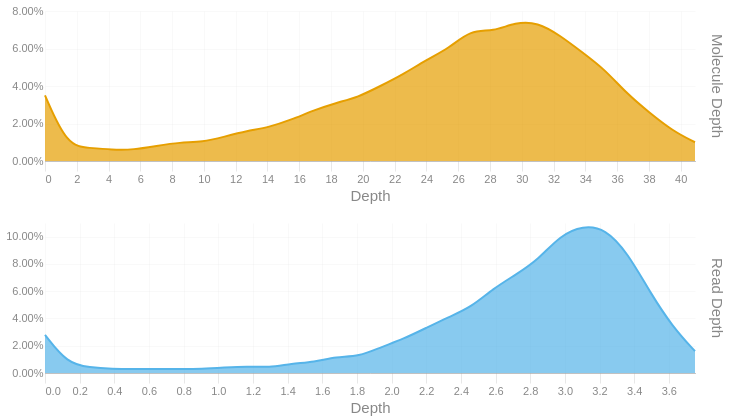

Write notebook code for a chart like this one.
### Code cell
readdep = depth_hist(tb['Read Depth'], q99, 3)
readdep = readdep.with_columns(pl.lit('Read Depth').alias('Metric'))
if not SKIPLR:
    moldep = depth_hist(tb['Molecule Depth'], mol_q99, 1)
    moldep = moldep.with_columns(pl.lit('Molecule Depth').alias('Metric'))
    _hist = pl.concat([readdep, moldep])
    _hist = _hist.filter(pl.col('Proportion') != 0)
    with SafeRender(_hist):
        (
            alt.Chart(_hist)        
            .mark_area(interpolate = "basis")
            .encode(
                x=alt.X('Bin:Q').scale(domainMin=0).axis(alt.Axis(title='Depth')),
                y = alt.Y('Proportion:Q', title = None).axis(format = '.2%'),
                color = alt.Color('Metric:N').legend(None),
                row = alt.Row("Metric:N").header(title = None, labelOrient = 'right'),
                tooltip = [
                    alt.Tooltip("Metric:N", title = "Metric"),
                    alt.Tooltip('Interval:N', title = "Depth Interval"),
                    alt.Tooltip('Proportion:Q', title = "% Alignments").format('.2%')
                ]
            )
            .resolve_scale(x='independent', y='independent')
            .properties(
                height = 150, width = 650,
                usermeta={'embedOptions': {'downloadFileName': f'{samplename}.depth.hist'}}
            )
        ).display()
else:
    readdep = readdep.filter(pl.col('Proportion') != 0)
    with SafeRender(readdep):
        (
            alt.Chart(readdep)        
            .mark_area(interpolate = "basis")
            .encode(
                x=alt.X('Bin:Q').scale(domainMin=0).axis(alt.Axis(title='Depth')),
                y = alt.Y('Proportion:Q', title = None).axis(format = '.2%'),
                tooltip = [
                    alt.Tooltip('Interval:N', title = "Depth Interval"),
                    alt.Tooltip('Proportion:Q', title = "% Alignments").format('.2%')
                ]
            )
            .properties(
                usermeta={'embedOptions': {'downloadFileName': f'{samplename}.depth.hist'}}
            )
        ).display()

### Figure 1 — Vega-Lite specification as saved in the notebook (floating-point values rounded to 4 significant figures)
{"width": 650, "height": 150, "config": {"title": {"anchor": "start", "dy": -15, "fontSize": 18, "color": "#888888", "subtitleColor": "#888888", "subtitleFontSize": 14}, "arc": {"fill": "#0072B2"}, "axis": {"domainColor": "#888888", "domainWidth": 0.5, "gridWidth": 0.2, "grid": false, "titleFontWeight": 400, "titleFontSize": 15, "labelFontSize": 11, "labelColor": "#888888", "tickColor": "#888888", "tickWidth": 0.2, "titleColor": "#888888"}, "axisBand": {"grid": false}, "axisX": {"grid": true, "tickSize": 10, "domainCap": "round"}, "axisY": {"domain": false, "grid": true, "tickSize": 0, "domainCap": "round"}, "background": "transparent", "header": {"labelFontSize": 15, "labelColor": "#888888", "titleFontSize": 15, "titleFontWeight": 600, "titleColor": "#888888"}, "legend": {"labelFont": "sans-serif", "labelFontSize": 12, "labelColor": "#888888", "symbolSize": 100, "symbolType": "circle", "titleFontSize": 12, "titlePadding": 10, "titleColor": "#888888", "title": null}, "range": {"category": ["#E69F00", "#56B4E9", "#009E73", "#F0E442", "#0072B2", "#D55E00", "#CC79A7", "#000000"], "diverging": ["#cfe8f3", "#a2d4ec", "#73bfe2", "#46abdb", "#1696d2", "#12719e"]}, "area": {"fill": "#0072B2", "fillOpacity": 0.7, "line": true, "strokeOpacity": 0.7}, "line": {"color": "#0072B2", "stroke": "#0072B2", "strokeWidth": 2}, "trail": {"color": "#0072B2", "stroke": "#0072B2", "strokeWidth": 0, "size": 1}, "point": {"filled": true, "fillOpacity": 1.0, "size": 95}, "text": {"color": "#888888", "fontSize": 11, "align": "right", "fontWeight": 400, "size": 11}, "bar": {"fill": "#0072B2", "stroke": null}, "view": {"stroke": null, "continuousWidth": 660, "continuousHeight": 400}}, "data": {"name": "data-e0c5c175236f0b8245929ae1f9b4e087"}, "mark": {"type": "area", "interpolate": "basis"}, "encoding": {"color": {"field": "Metric", "legend": null, "type": "nominal"}, "row": {"field": "Metric", "header": {"title": null, "labelOrient": "right"}, "type": "nominal"}, "tooltip": [{"field": "Metric", "title": "Metric", "type": "nominal"}, {"field": "Interval", "title": "Depth Interval", "type": "nominal"}, {"field": "Proportion", "format": ".2%", "title": "% Alignments", "type": "quantitative"}], "x": {"axis": {"title": "Depth"}, "field": "Bin", "scale": {"domainMin": 0}, "type": "quantitative"}, "y": {"axis": {"format": ".2%"}, "field": "Proportion", "title": null, "type": "quantitative"}}, "resolve": {"scale": {"x": "independent", "y": "independent"}}, "usermeta": {"embedOptions": {"downloadFileName": "S5_Hudson_1187.depth.hist"}}, "$schema": "https://vega.github.io/schema/vega-lite/v6.1.0.json", "datasets": {"data-e0c5c175236f0b8245929ae1f9b4e087": [{"Bin": 0.0, "Interval": "0.0-0.129", "Proportion": 0.028, "Metric": "Read Depth"}, {"Bin": 0.129, "Interval": "0.129-0.259", "Proportion": 0.007, "Metric": "Read Depth"}, {"Bin": 0.259, "Interval": "0.259-0.388", "Proportion": 0.004, "Metric": "Read Depth"}, {"Bin": 0.388, "Interval": "0.388-0.517", "Proportion": 0.003, "Metric": "Read Depth"}, {"Bin": 0.517, "Interval": "0.517-0.647", "Proportion": 0.003, "Metric": "Read Depth"}, {"Bin": 0.647, "Interval": "0.647-0.776", "Proportion": 0.003, "Metric": "Read Depth"}, {"Bin": 0.776, "Interval": "0.776-0.905", "Proportion": 0.003, "Metric": "Read Depth"}, {"Bin": 0.905, "Interval": "0.905-1.035", "Proportion": 0.003, "Metric": "Read Depth"}, {"Bin": 1.035, "Interval": "1.035-1.164", "Proportion": 0.004, "Metric": "Read Depth"}, {"Bin": 1.164, "Interval": "1.164-1.293", "Proportion": 0.005, "Metric": "Read Depth"}, {"Bin": 1.293, "Interval": "1.293-1.423", "Proportion": 0.004, "Metric": "Read Depth"}, {"Bin": 1.423, "Interval": "1.423-1.552", "Proportion": 0.007, "Metric": "Read Depth"}, {"Bin": 1.552, "Interval": "1.552-1.681", "Proportion": 0.008, "Metric": "Read Depth"}, {"Bin": 1.681, "Interval": "1.681-1.811", "Proportion": 0.012, "Metric": "Read Depth"}, {"Bin": 1.811, "Interval": "1.811-1.94", "Proportion": 0.012, "Metric": "Read Depth"}, {"Bin": 1.94, "Interval": "1.94-2.069", "Proportion": 0.019, "Metric": "Read Depth"}, {"Bin": 2.069, "Interval": "2.069-2.199", "Proportion": 0.025, "Metric": "Read Depth"}, {"Bin": 2.199, "Interval": "2.199-2.328", "Proportion": 0.033, "Metric": "Read Depth"}, {"Bin": 2.328, "Interval": "2.328-2.457", "Proportion": 0.041, "Metric": "Read Depth"}, {"Bin": 2.457, "Interval": "2.457-2.587", "Proportion": 0.048, "Metric": "Read Depth"}, {"Bin": 2.587, "Interval": "2.587-2.716", "Proportion": 0.062, "Metric": "Read Depth"}, {"Bin": 2.716, "Interval": "2.716-2.845", "Proportion": 0.072, "Metric": "Read Depth"}, {"Bin": 2.845, "Interval": "2.845-2.975", "Proportion": 0.083, "Metric": "Read Depth"}, {"Bin": 2.975, "Interval": "2.975-3.104", "Proportion": 0.101, "Metric": "Read Depth"}, {"Bin": 3.104, "Interval": "3.104-3.233", "Proportion": 0.108, "Metric": "Read Depth"}, {"Bin": 3.233, "Interval": "3.233-3.363", "Proportion": 0.106, "Metric": "Read Depth"}, {"Bin": 3.363, "Interval": "3.363-3.492", "Proportion": 0.088, "Metric": "Read Depth"}, {"Bin": 3.492, "Interval": "3.492-3.621", "Proportion": 0.059, "Metric": "Read Depth"}, {"Bin": 3.621, "Interval": "3.621-3.751", "Proportion": 0.034, "Metric": "Read Depth"}, {"Bin": 3.751, "Interval": "3.751-3.88", "Proportion": 0.016, "Metric": "Read Depth"}, {"Bin": 0.0, "Interval": "0.0-1.4", "Proportion": 0.035, "Metric": "Molecule Depth"}, {"Bin": 1.4, "Interval": "1.4-2.8", "Proportion": 0.008, "Metric": "Molecule Depth"}, {"Bin": 2.8, "Interval": "2.8-4.2", "Proportion": 0.007, "Metric": "Molecule Depth"}, {"Bin": 4.2, "Interval": "4.2-5.6", "Proportion": 0.006, "Metric": "Molecule Depth"}, {"Bin": 5.6, "Interval": "5.6-7.0", "Proportion": 0.006, "Metric": "Molecule Depth"}, {"Bin": 7.0, "Interval": "7.0-8.5", "Proportion": 0.008, "Metric": "Molecule Depth"}, {"Bin": 8.5, "Interval": "8.5-9.9", "Proportion": 0.01, "Metric": "Molecule Depth"}, {"Bin": 9.9, "Interval": "9.9-11.3", "Proportion": 0.01, "Metric": "Molecule Depth"}, {"Bin": 11.3, "Interval": "11.3-12.7", "Proportion": 0.013, "Metric": "Molecule Depth"}, {"Bin": 12.7, "Interval": "12.7-14.1", "Proportion": 0.016, "Metric": "Molecule Depth"}, {"Bin": 14.1, "Interval": "14.1-15.5", "Proportion": 0.018, "Metric": "Molecule Depth"}, {"Bin": 15.5, "Interval": "15.5-16.9", "Proportion": 0.022, "Metric": "Molecule Depth"}, {"Bin": 16.9, "Interval": "16.9-18.3", "Proportion": 0.027, "Metric": "Molecule Depth"}, {"Bin": 18.3, "Interval": "18.3-19.7", "Proportion": 0.031, "Metric": "Molecule Depth"}, {"Bin": 19.7, "Interval": "19.7-21.1", "Proportion": 0.034, "Metric": "Molecule Depth"}, {"Bin": 21.1, "Interval": "21.1-22.5", "Proportion": 0.04, "Metric": "Molecule Depth"}, {"Bin": 22.5, "Interval": "22.5-24.0", "Proportion": 0.046, "Metric": "Molecule Depth"}, {"Bin": 24.0, "Interval": "24.0-25.4", "Proportion": 0.054, "Metric": "Molecule Depth"}, {"Bin": 25.4, "Interval": "25.4-26.8", "Proportion": 0.06, "Metric": "Molecule Depth"}, {"Bin": 26.8, "Interval": "26.8-28.2", "Proportion": 0.07, "Metric": "Molecule Depth"}, {"Bin": 28.2, "Interval": "28.2-29.6", "Proportion": 0.069, "Metric": "Molecule Depth"}, {"Bin": 29.6, "Interval": "29.6-31.0", "Proportion": 0.074, "Metric": "Molecule Depth"}, {"Bin": 31.0, "Interval": "31.0-32.4", "Proportion": 0.074, "Metric": "Molecule Depth"}, {"Bin": 32.4, "Interval": "32.4-33.8", "Proportion": 0.067, "Metric": "Molecule Depth"}, {"Bin": 33.8, "Interval": "33.8-35.2", "Proportion": 0.058, "Metric": "Molecule Depth"}, {"Bin": 35.2, "Interval": "35.2-36.6", "Proportion": 0.049, "Metric": "Molecule Depth"}, {"Bin": 36.6, "Interval": "36.6-38.0", "Proportion": 0.036, "Metric": "Molecule Depth"}, {"Bin": 38.0, "Interval": "38.0-39.5", "Proportion": 0.026, "Metric": "Molecule Depth"}, {"Bin": 39.5, "Interval": "39.5-40.9", "Proportion": 0.016, "Metric": "Molecule Depth"}, {"Bin": 40.9, "Interval": "40.9-42.27", "Proportion": 0.01, "Metric": "Molecule Depth"}]}}
